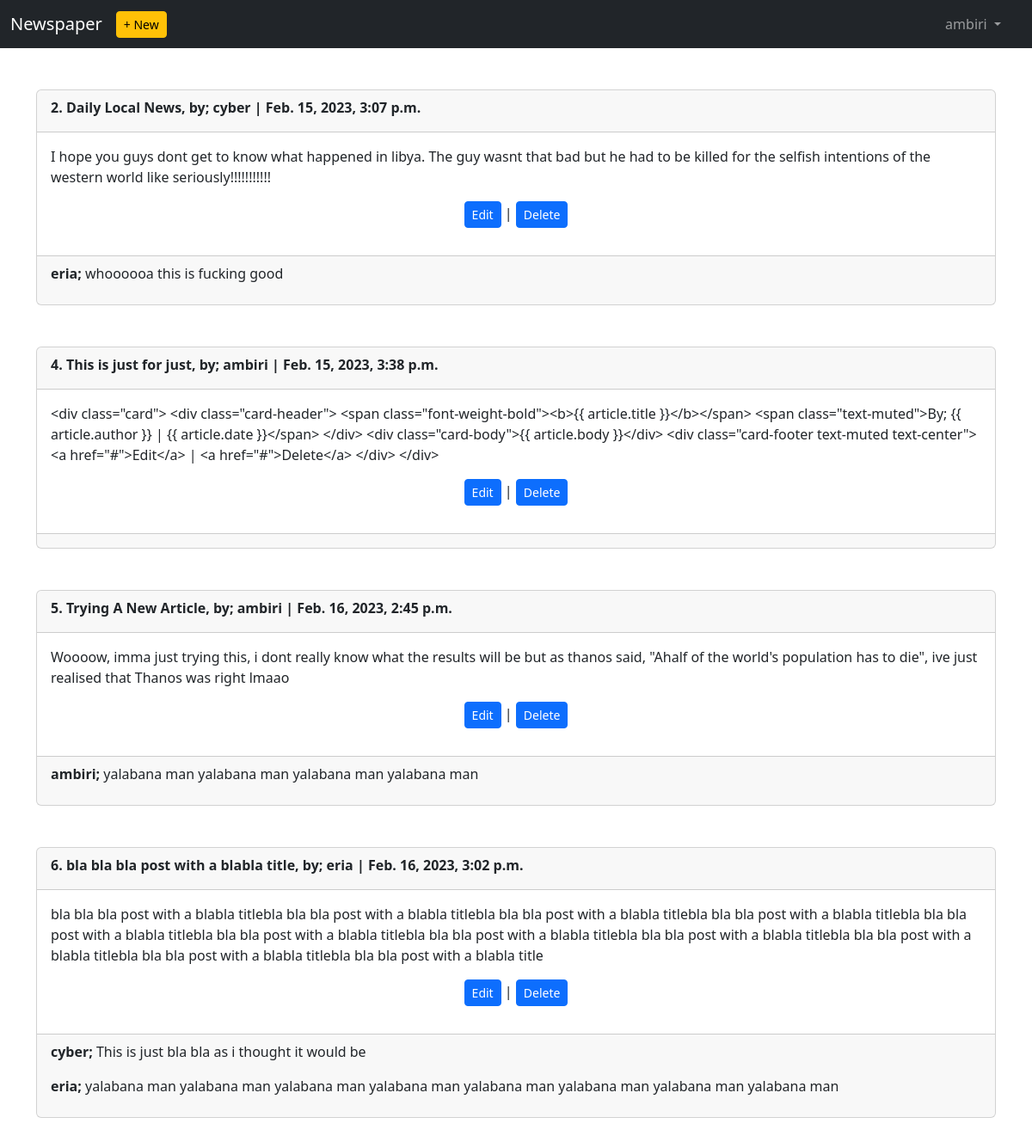
Screenshot of /articles/ (signed in) with the database file from the repository.
### users/models.py (models this page shows)
class CustomUser(AbstractUser):
    age = models.PositiveIntegerField(null=True, blank=True)

### articles/models.py (models this page shows, shortened)
class Article(models.Model):
    title = models.CharField(max_length=255)
    body = models.TextField()
    date = models.DateTimeField(auto_now_add=True)
    author = models.ForeignKey(get_user_model(), on_delete=models.CASCADE)

class Comment(models.Model):
    article = models.ForeignKey(Article, on_delete=models.CASCADE, related_name="comments")
    comment = models.CharField(max_length=200)
    author = models.ForeignKey(get_user_model(), on_delete=models.CASCADE)
    def __str__(self):
        return self.comment

### articles/views.py (the view)
# urls.py: path("", views.ArticleListView.as_view(), name="article_list"),
class ArticleListView(LoginRequiredMixin, ListView):    #ListView returns an object called object_list which we can iterate over using a for loop and each iteration is called object
    model = models.Article
    template_name = "article_list.html"
    login_url = "login"     #login_url is used with LoginRequiredMixin to redirect users trying to access pages they shouldnt access

### templates/article_list.html (shortened to what this page needs)
{% extends "base.html" %}
{% block content %}
    {% for article in object_list %}
    <div class="container">
        <div class="card my-5">
            <div class="card-header">
                <div class="card-title"><b>{{ article.id }}. {{ article.title }}, by; {{ article.author }} | {{ article.date }}</b></div>
            </div>
            <div class="card-body">
                <div class="card-text">{{ article.body }}</div>
                <div class="text-center">
                    <a href="{% url 'article_edit' article.id %}" class="btn btn-primary btn-sm my-3 text">Edit</a> | <a href="{% url 'article_delete' article.id %}" class="btn btn-primary btn-sm my-3 text">Delete</a>
                </div>
            </div>
            <div class="card-footer">
                {% for comment in article.comments.all %}
                    <p>
                        <span class="font-weight-bold"> <b>{{ comment.author }};</b></span>
                         {{ comment }}
                    </p>
                {% endfor %}
            </div>
        </div>
    </div>
    {% endfor %}
{% endblock content %}

### templates/base.html (shortened to what this page needs)
<html lang="en">
<head>
    <link href="https://cdn.jsdelivr.net/npm/bootstrap@5.3.0-alpha1/dist/css/bootstrap.min.css" rel="stylesheet">
</head>
<body>
    <header>
        <nav class="navbar navbar-dark bg-dark  navbar-expand-lg">
            <div class="container-fluid">
              <a class="navbar-brand" href="{% url 'home' %}">Newspaper</a>
                {% if user.is_authenticated %}
                    <ul class="navbar-nav mr-auto">
                    <li class="nav-item">
                        <a href="{% url 'article_new' %}" class="btn btn-sm btn-warning">+ New</a>
                    </li>
                    </ul>
                {% endif %}
              <div class="offcanvas offcanvas-end text-bg-dark" tabindex="-1" id="offcanvasDarkNavbar" aria-labelledby="offcanvasDarkNavbarLabel">
                {% if user.is_authenticated %}
                    <div class="offcanvas-body">
                        <ul class="navbar-nav justify-content-end flex-grow-1 pe-3">
                            <li class="nav-item dropdown">
                                <a class="nav-link dropdown-toggle" href="#" role="button" data-bs-toggle="dropdown" aria-expanded="false">
                                    {{user.username}}
                                </a>
                            </li>
                        </ul>
                    </div>
                {% endif %}
              </div>
            </div>
          </nav>
    </header>
    <main>
        {% block content %}
        {% endblock content %}
    </main>
</body>
</html>

### rows the page displays
CustomUser: username "ambiri"
Article: id "2", title "Daily Local News", author "cyber", date "Feb. 15, 2023, 3:07 p.m.", body "I hope you guys dont get to know what happened in libya. The guy wasnt that bad but he had to be killed for the selfish intentions of the western world like seriously!!!!!!!!!!!"
Comment: author "eria", comment "whoooooa this is fucking good"
Article: id "4", title "This is just for just", author "ambiri", date "Feb. 15, 2023, 3:38 p.m.", body "<div class=\"card\"> <div class=\"card-header\"> <span class=\"font-weight-bold\"><b>{{ article.title }}</b></span> <span class=\"text-muted\">By; {{ article.author }} | {{ article.date }}</span> </div> <div class=\"card-body\">{{ article.body }}</div> <div class=\"card-footer text-muted text-center\"> <a href=\"#\">Edit</a> | <a href=\"#\">Delete</a> </div> </div>"
Article: id "5", title "Trying A New Article", author "ambiri", date "Feb. 16, 2023, 2:45 p.m.", body "Woooow, imma just trying this, i dont really know what the results will be but as thanos said, \"Ahalf of the world's population has to die\", ive just realised that Thanos was right lmaao"
Comment: author "ambiri", comment "yalabana man yalabana man yalabana man yalabana man"
Article: id "6", title "bla bla bla post with a blabla title", author "eria", date "Feb. 16, 2023, 3:02 p.m.", body "bla bla bla post with a blabla titlebla bla bla post with a blabla titlebla bla bla post with a blabla titlebla bla bla post with a blabla titlebla bla bla post with a blabla titlebla bla bla post with a blabla titlebla bla bla post with a blabla titlebla bla bla post with a blabla titlebla bla bla post with a blabla titlebla bla bla post with a blabla titlebla bla bla post with a blabla title"
Comment: author "cyber", comment "This is just bla bla as i thought it would be"
Comment: author "eria", comment "yalabana man yalabana man yalabana man yalabana man yalabana man yalabana man yalabana man yalabana man"
